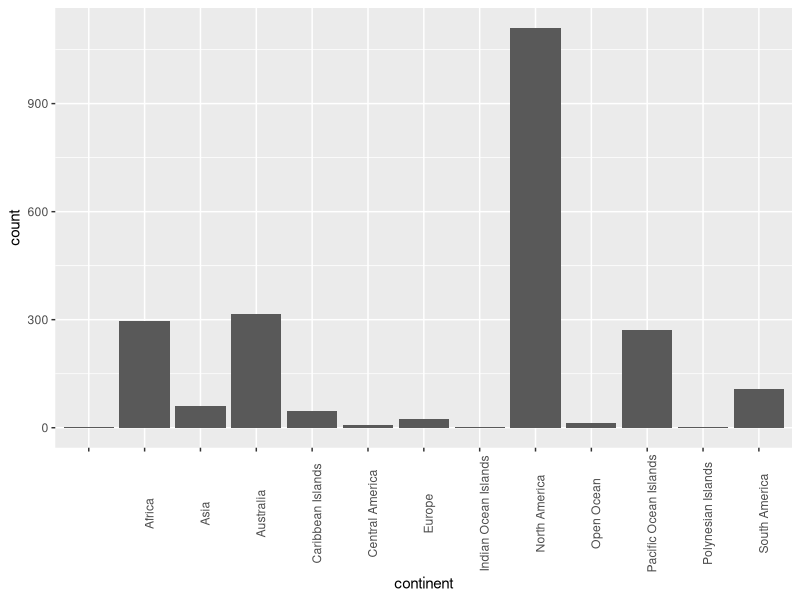
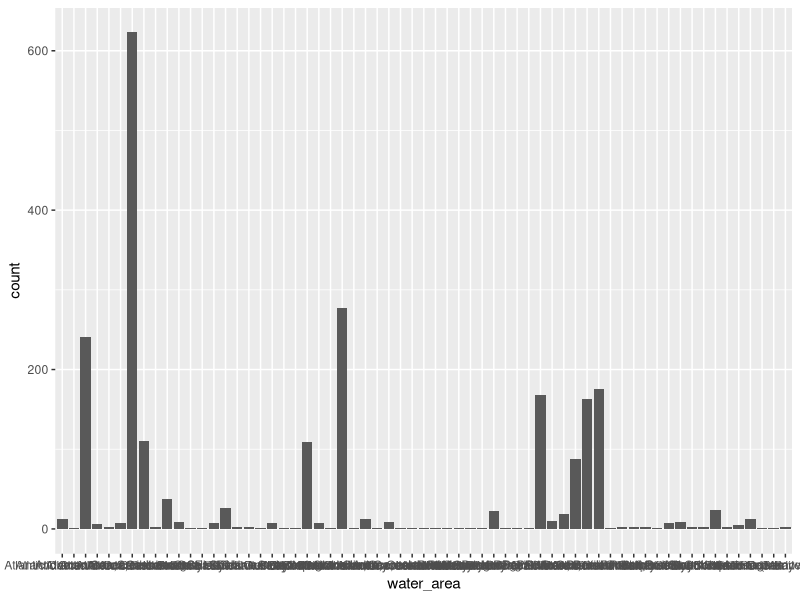

Write R code to recreate these figures, in order.
## ---- chunk 1
library(tidyverse)
## ---- chunk 2

SharkAttackdata <- read.csv("../data/SharkAttackdata.csv")
## ---- chunk 3
ggplot(SharkAttackdata, aes(continent)) +
  geom_bar() + 
  theme(axis.text.x = element_text(angle = 90))

## ---- chunk 4
ggplot(SharkAttackdata, aes(water_area)) +
  geom_bar()


